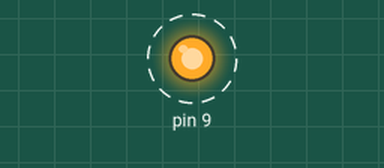
Recording of a sketch running on a simulated Arduino Uno, built with avr-gcc and run on an emulated ATmega328P. On the bench: output pins drawn as LEDs (lit = HIGH). Dashed ring = blinking.

Above: at 0.5 s.
Timing chart, 0 to 4.6 s (numbered marks = the images above):
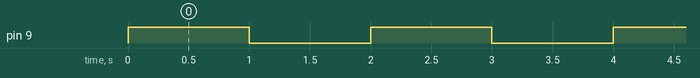

Measured:
- by itself, pin 9: alternates HIGH for 1.0 s and LOW for 1.0 s

The sketch:

Blink10_Normal.ino
```cpp
#include <util/delay.h>

#define B1 2

void setup() {
        DDRB |= B1;  //  Set bit #1 to 1 to enable GPIO1 as OutPut
}

void loop() {
       PORTB |= B1;        //  Set GPIO1 to HIGH
       _delay_ms( 1000 );  //  wait for 1000 mSec
       PORTB &= ~B1;       //  Set GPIO1 to LOW
       _delay_ms( 1000 );  //  wait for 1000 mSec
}
```
